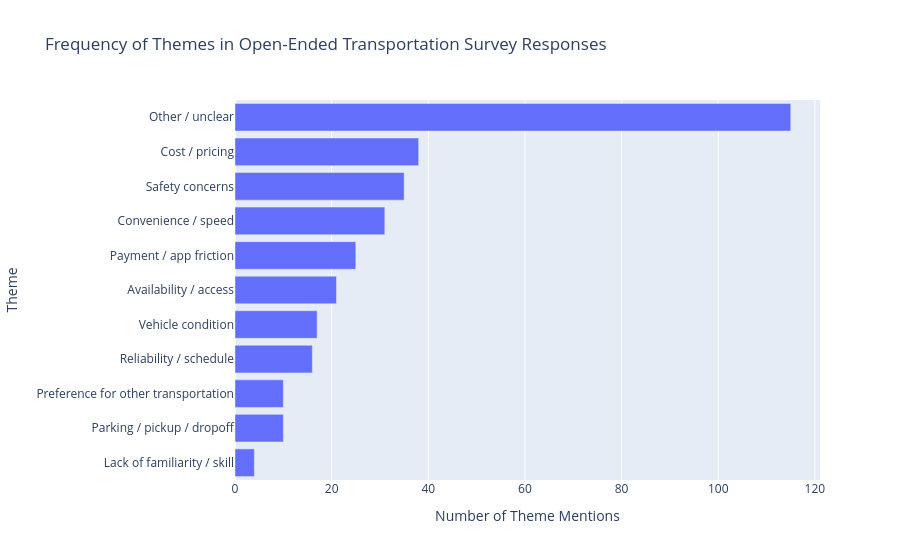

Notebook code for this chart:
### Markdown cell above
## Theme Frequency Chart

This chart visualizes the frequency-ranked themes from the keyword-based categorization. It helps a student UX researcher quickly see which concerns appear most often in the open-ended survey responses.

### Code cell
import plotly.express as px

# Sort themes so the horizontal bar chart is easier to read.
theme_frequency_sorted = theme_frequency.sort_values("frequency", ascending=True)

fig = px.bar(
    theme_frequency_sorted,
    x="frequency",
    y="theme",
    orientation="h",
    title="Frequency of Themes in Open-Ended Transportation Survey Responses",
    labels={
        "frequency": "Number of Theme Mentions",
        "theme": "Theme"
    }
)

fig.show()

# Save the chart so it can be reviewed outside the notebook.
fig.write_image("charts/theme_frequency.png")

### Figure 1 — Plotly figure (JSON) as saved in the notebook; plotly's stock layout.template omitted (floating-point values rounded to 4 significant figures)
{"data": [{"hovertemplate": "Number of Theme Mentions=%{x}<br>Theme=%{y}<extra></extra>", "legendgroup": "", "marker": {"color": "#636efa", "pattern": {"shape": ""}}, "name": "", "orientation": "h", "showlegend": false, "textposition": "auto", "type": "bar", "x": [4, 10, 10, 16, 17, 21, 25, 31, 35, 38, 115], "xaxis": "x", "y": ["Lack of familiarity / skill", "Parking / pickup / dropoff", "Preference for other transportation", "Reliability / schedule", "Vehicle condition", "Availability / access", "Payment / app friction", "Convenience / speed", "Safety concerns", "Cost / pricing", "Other / unclear"], "yaxis": "y"}], "layout": {"barmode": "relative", "legend": {"tracegroupgap": 0}, "title": {"text": "Frequency of Themes in Open-Ended Transportation Survey Responses"}, "xaxis": {"anchor": "y", "domain": [0, 1], "title": {"text": "Number of Theme Mentions"}}, "yaxis": {"anchor": "x", "domain": [0, 1], "title": {"text": "Theme"}}}}
